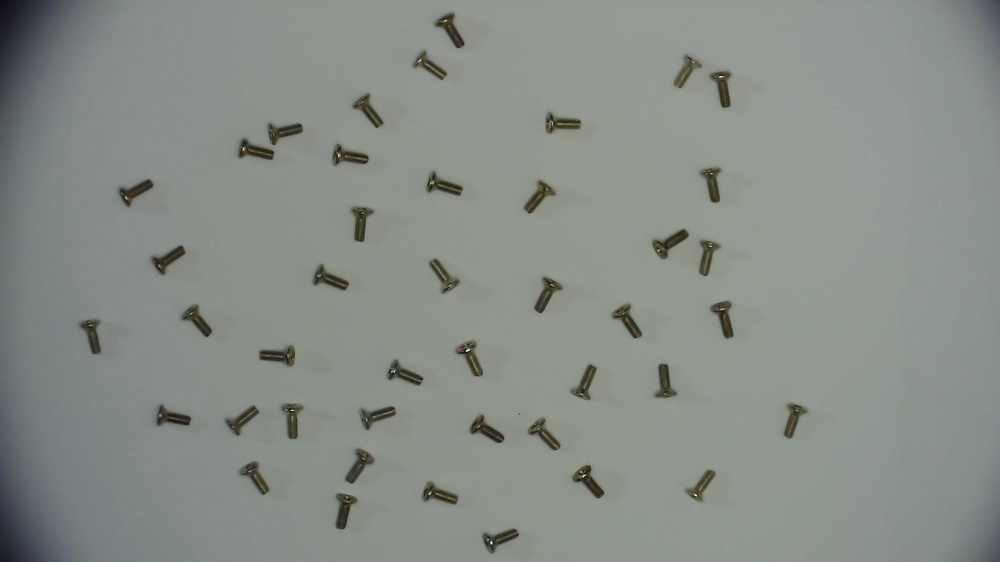
#> input picture data/Screws_2024_07_15/img3.jpg, 1000 x 562 px, shrunk from 1920 x 1080 before the run, found by its file name
$ python count_items.py
#> lines starting #> are read from the running program, lines starting #| are printed output that depends on the picture; after the words box and inside, x2 and y2 are one past the last pixel; in counts of white or black regions, pixels touching at a corner belong together
import cv2
import numpy as np

image_path = '/home/bharath/Desktop/Screws_2024_07_15-20240731T040939Z-001/Screws_2024_07_15/img3.jpg'
print(f'Loading image from: {image_path}')

image = cv2.imread(image_path)
#> image is the input picture: shape (562, 1000, 3); mean B, G, R 136.2, 141.9, 136.1
if image is None:
    print('Failed to load image. Please check the file path and integrity.')
else:
    print('Image loaded successfully.')

    gray = cv2.cvtColor(image, cv2.COLOR_BGR2GRAY)
    print('Converted to grayscale successfully.')

    blurred = cv2.GaussianBlur(gray, (5, 5), 0)
    print('Applied Gaussian blur successfully.')

    binary = cv2.adaptiveThreshold(blurred, 255, cv2.ADAPTIVE_THRESH_GAUSSIAN_C, cv2.THRESH_BINARY_INV, 11, 2)
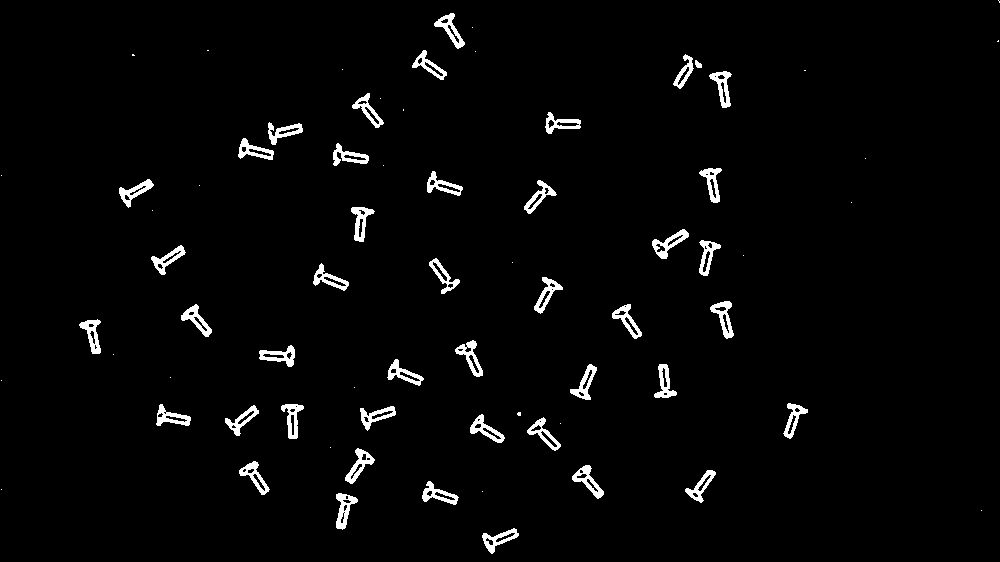
#> binary: shape (562, 1000); 2.7% white; 72 white regions (28 under 20 px), largest, box (x1, y1, x2, y2) and area: (652, 229, 689, 259) 386, (336, 493, 358, 530) 382, (710, 301, 734, 339) 377
    print('Applied adaptive thresholding successfully.')

    kernel = np.ones((3, 3), np.uint8)
    morph = cv2.morphologyEx(binary, cv2.MORPH_CLOSE, kernel, iterations=2)
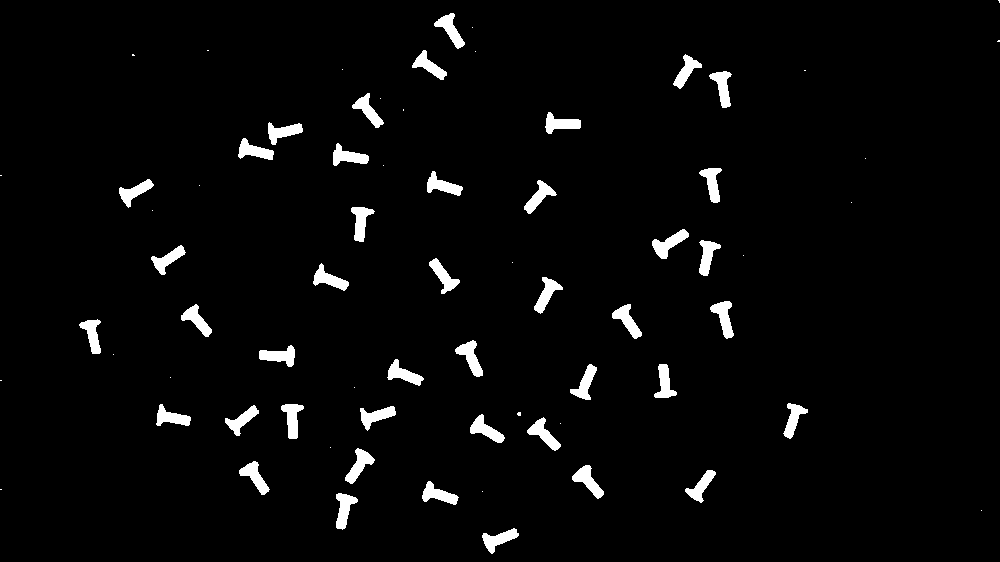
#> morph: shape (562, 1000); 3.2% white; 71 white regions (28 under 20 px), largest, box (x1, y1, x2, y2) and area: (652, 229, 689, 259) 466, (455, 340, 483, 377) 457, (710, 301, 734, 339) 450
    morph = cv2.morphologyEx(morph, cv2.MORPH_OPEN, kernel, iterations=2)
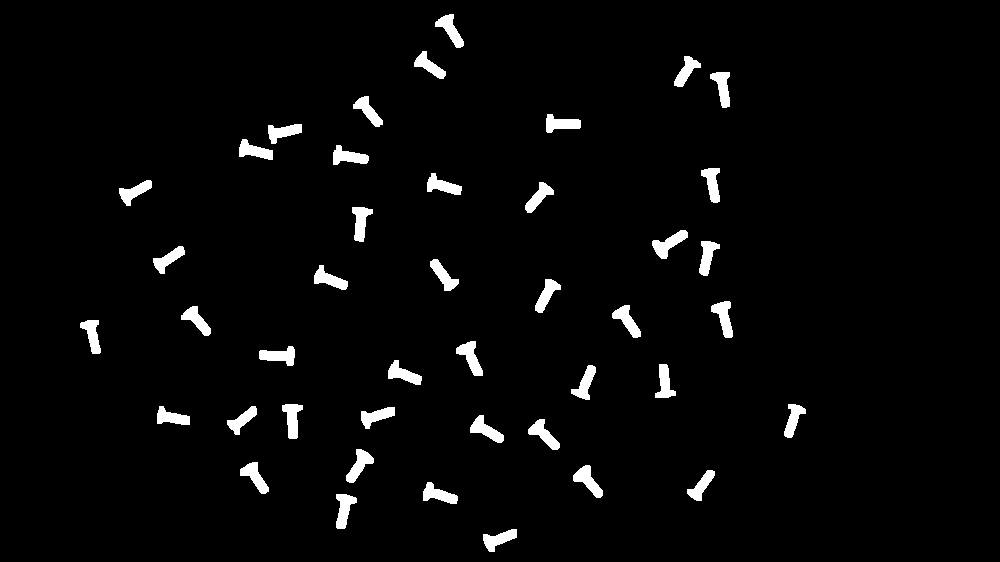
#> morph: shape (562, 1000); 3.1% white; 43 white regions
    print('Applied morphological operations successfully.')

    contours, _ = cv2.findContours(morph, cv2.RETR_EXTERNAL, cv2.CHAIN_APPROX_SIMPLE)
#> contours = 43 contours; largest, box (x1, y1, x2, y2) and area: (652, 230, 688, 259) 410, (573, 465, 603, 498) 397, (456, 341, 483, 376) 396, (711, 301, 733, 338) 388, (346, 449, 374, 483) 384
    print(f'Found {len(contours)} contours.')
#| Found 43 contours.

    cv2.drawContours(image, contours, -1, (0, 255, 0), 2)
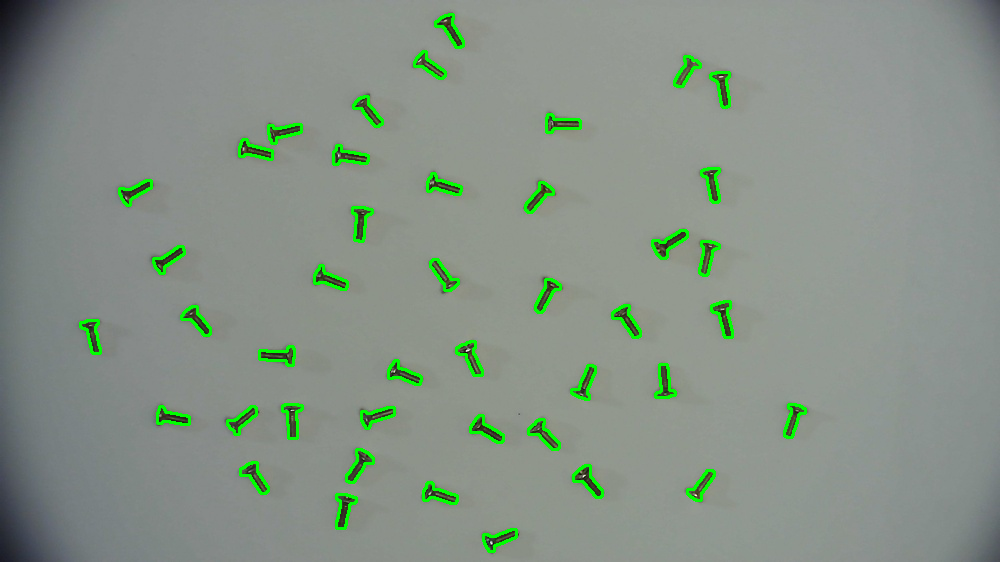
#> image: shape (562, 1000, 3); 2.43% of pixels changed, all inside (x1, y1, x2, y2) = (79, 13, 807, 553)
    print('Contours drawn on image.')

    num_items = len(contours)
#> num_items = 43
    print(f'Number of items: {num_items}')
#| Number of items: 43

    cv2.imwrite('Non_AI/result.png', image)
    print('Result image saved as Non_AI/result.png.')

$ run again, with data/Screws_2024_07_15/img1.jpg copied over data/Screws_2024_07_15/img3.jpg
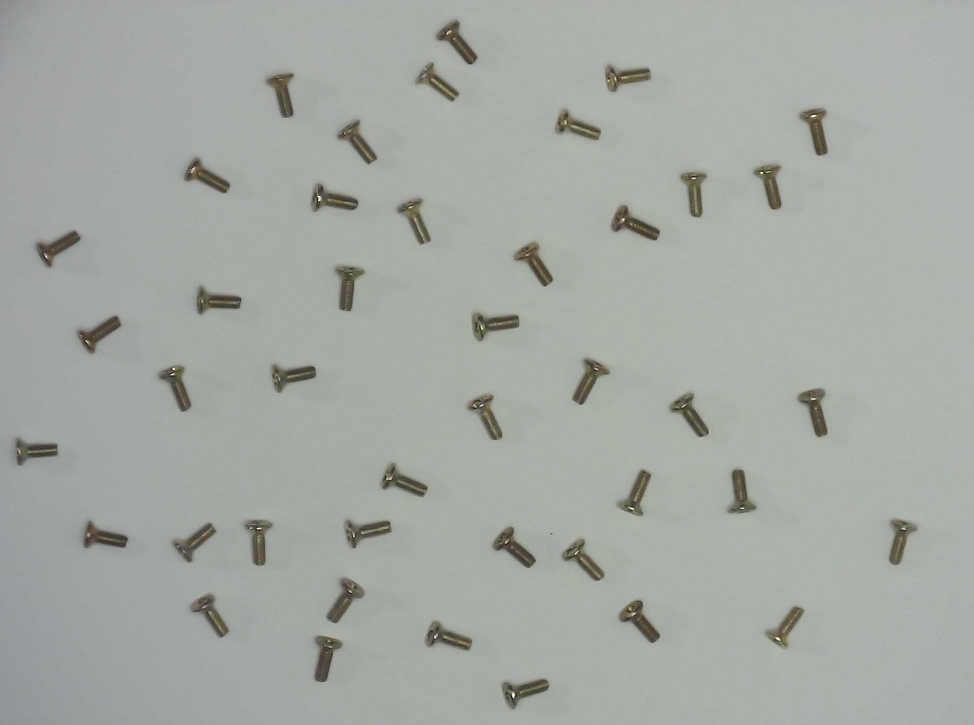
#> input picture data/Screws_2024_07_15/img1.jpg, 974 x 725 px, shrunk from 1451 x 1080 before the run, found by its file name
#> image is the input picture: shape (725, 974, 3); mean B, G, R 163.1, 168.4, 164.1
#> `binary = cv2.adaptiveThreshold(blurred, 255, cv2.ADAPTIVE_THRESH_GAUSS..`:
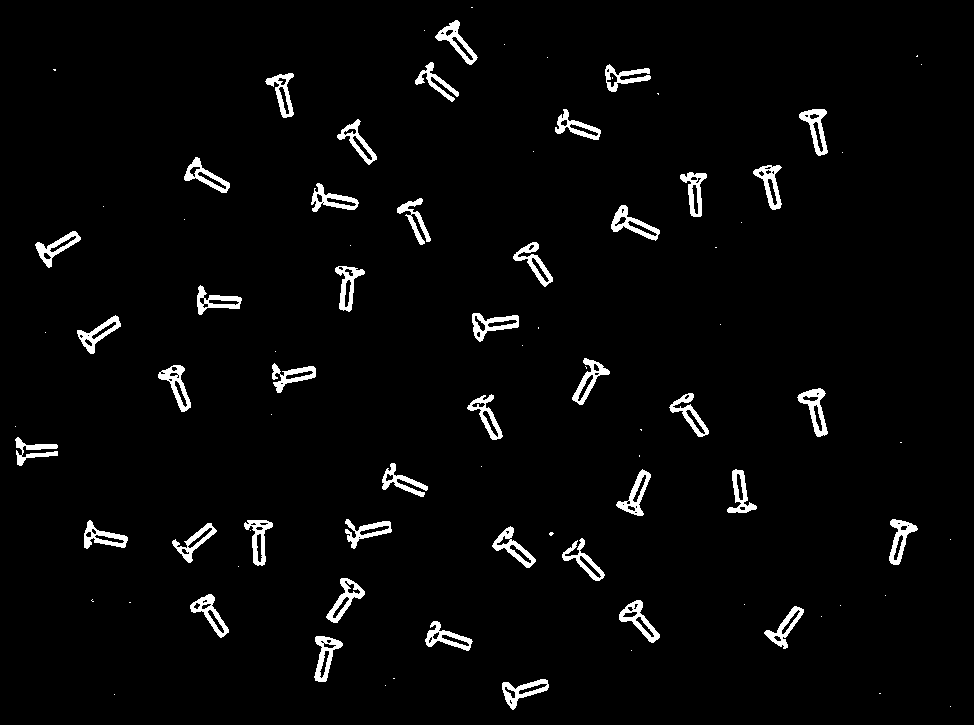
#> binary: shape (725, 974); 3.2% white; 87 white regions (44 under 20 px), largest, box (x1, y1, x2, y2) and area: (797, 388, 828, 437) 598, (611, 205, 660, 241) 588, (326, 578, 365, 623) 572
#> contours = 44 contours; largest, box (x1, y1, x2, y2) and area: (611, 205, 659, 240) 678, (472, 313, 519, 341) 676, (619, 600, 659, 642) 668, (798, 389, 827, 436) 664, (327, 578, 364, 623) 660
#| Found 44 contours.
#> `cv2.drawContours(image, contours, -1, (0, 255, 0), 2)`:
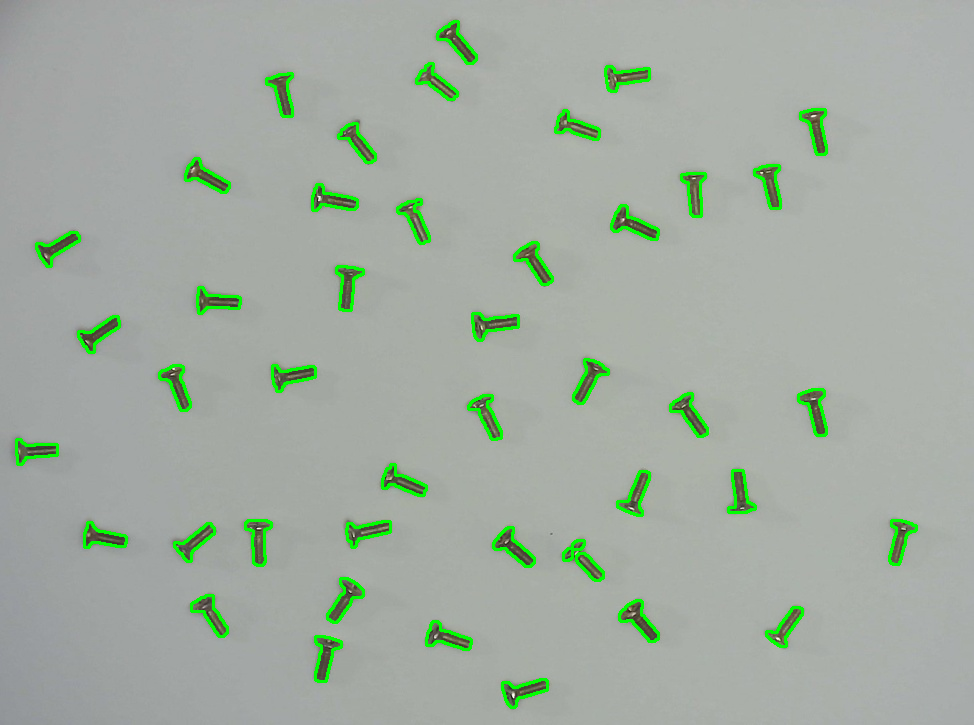
#> image: shape (725, 974, 3); 2.59% of pixels changed, all inside (x1, y1, x2, y2) = (15, 20, 918, 709)
#> num_items = 44
#| Number of items: 44

$ run again, with data/Screws_2024_07_15/img4.jpg copied over data/Screws_2024_07_15/img3.jpg
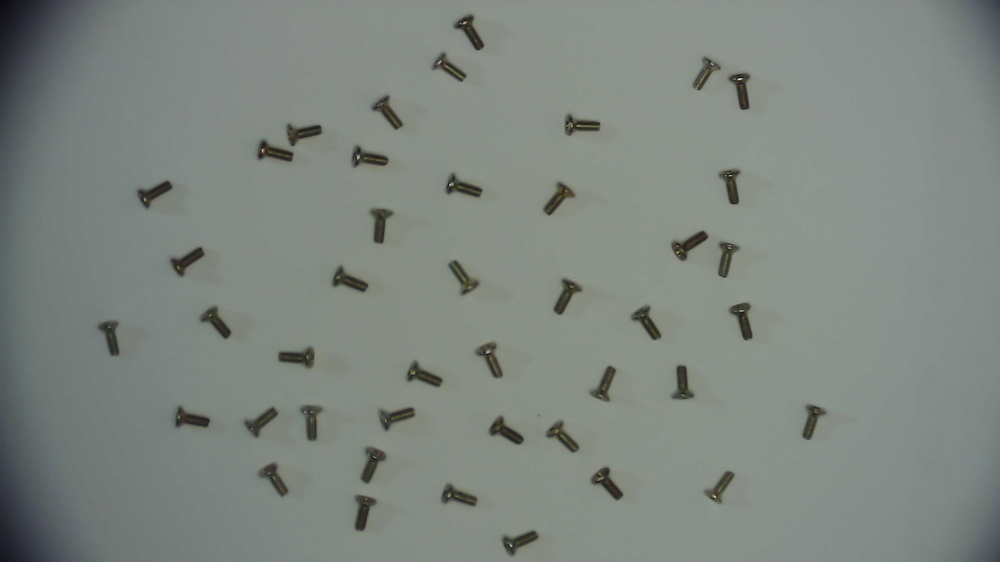
#> input picture data/Screws_2024_07_15/img4.jpg, 1000 x 562 px, shrunk from 1920 x 1080 before the run, found by its file name
#> image is the input picture: shape (562, 1000, 3); mean B, G, R 128.3, 134.3, 126.5
#> `binary = cv2.adaptiveThreshold(blurred, 255, cv2.ADAPTIVE_THRESH_GAUSS..`:
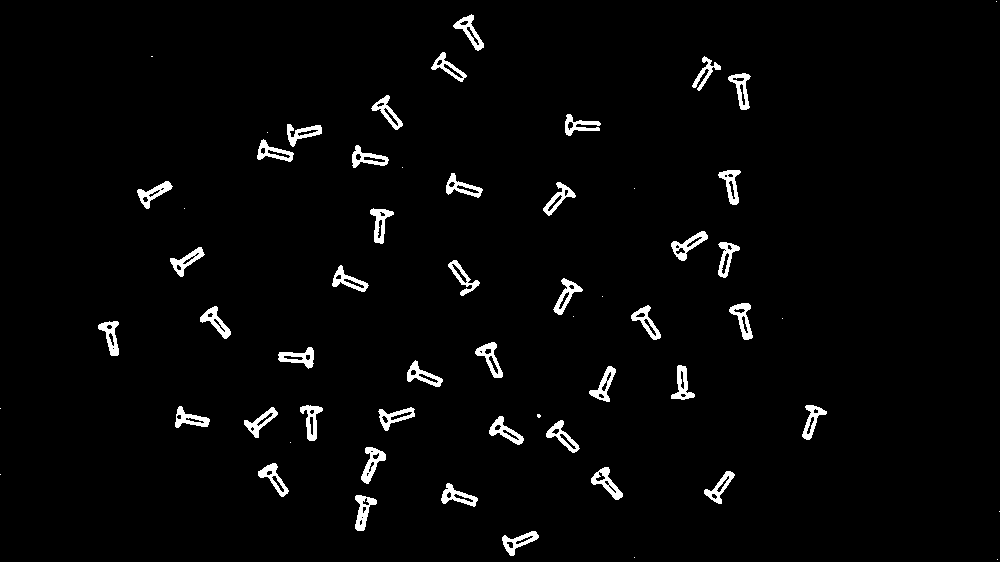
#> binary: shape (562, 1000); 2.7% white; 59 white regions (16 under 20 px), largest, box (x1, y1, x2, y2) and area: (361, 447, 386, 484) 401, (671, 231, 708, 261) 393, (355, 495, 377, 531) 388
#> contours = 44 contours, 1 with area under 20; largest, box (x1, y1, x2, y2) and area: (672, 232, 707, 260) 404, (476, 343, 503, 378) 402, (362, 447, 386, 483) 394, (730, 303, 752, 340) 392, (591, 467, 622, 499) 391
#| Found 44 contours.
#> `cv2.drawContours(image, contours, -1, (0, 255, 0), 2)`:
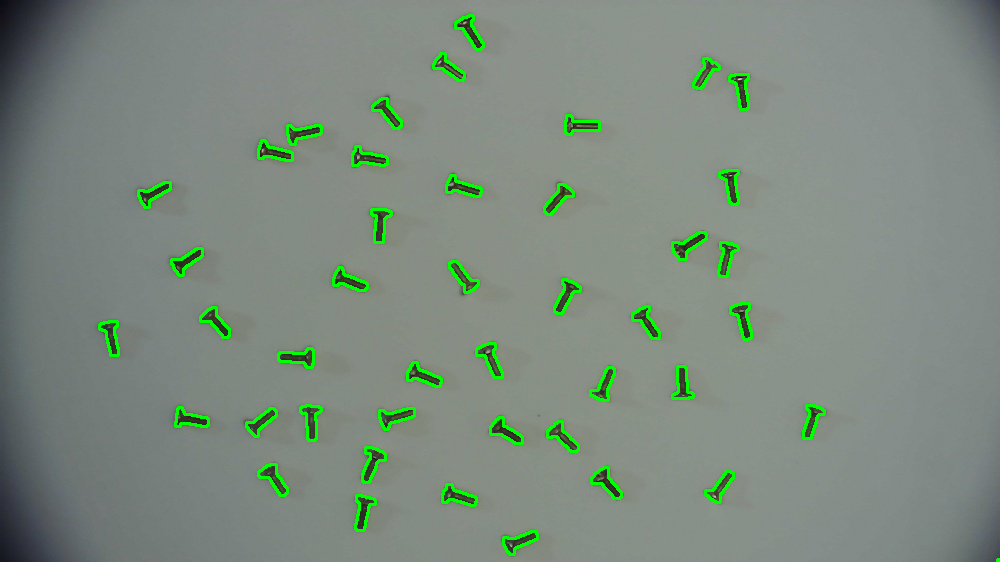
#> image: shape (562, 1000, 3); 2.45% of pixels changed, all inside (x1, y1, x2, y2) = (98, 14, 1000, 562)
#> num_items = 44
#| Number of items: 44
